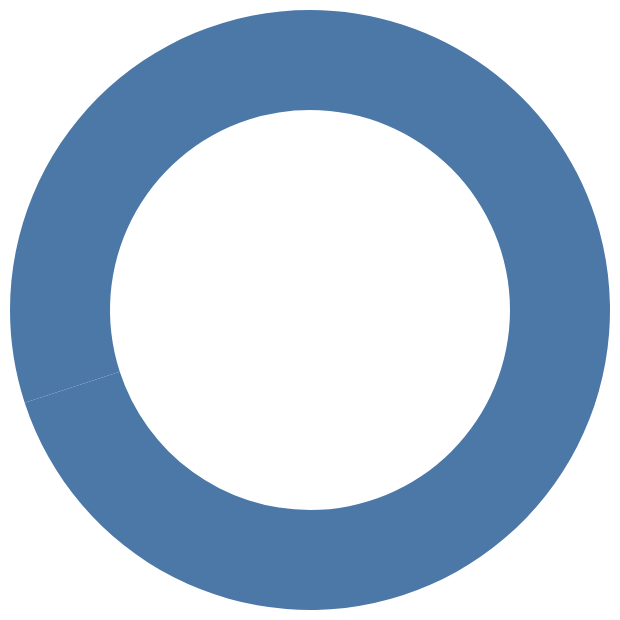

Notebook code for this chart:
### Code cell
chart = alt.Chart(df).mark_arc(
    innerRadius=100,
    outerRadius=150
).encode( 
    theta='percentage',
)

chart

### Figure 1 — Vega-Lite specification as saved in the notebook (floating-point values rounded to 4 significant figures)
{"config": {"view": {"continuousWidth": 300, "continuousHeight": 300}}, "data": {"name": "data-9e1d92d478b8e22793b2b4364440c5e8"}, "mark": {"type": "arc", "innerRadius": 100, "outerRadius": 150}, "encoding": {"theta": {"field": "percentage", "type": "quantitative"}}, "$schema": "https://vega.github.io/schema/vega-lite/v5.20.1.json", "datasets": {"data-9e1d92d478b8e22793b2b4364440c5e8": [{"percentage": 0.7, "label": "70%", "color": "#81c01e"}, {"percentage": 0.3, "label": "30%", "color": "lightgray"}]}}
